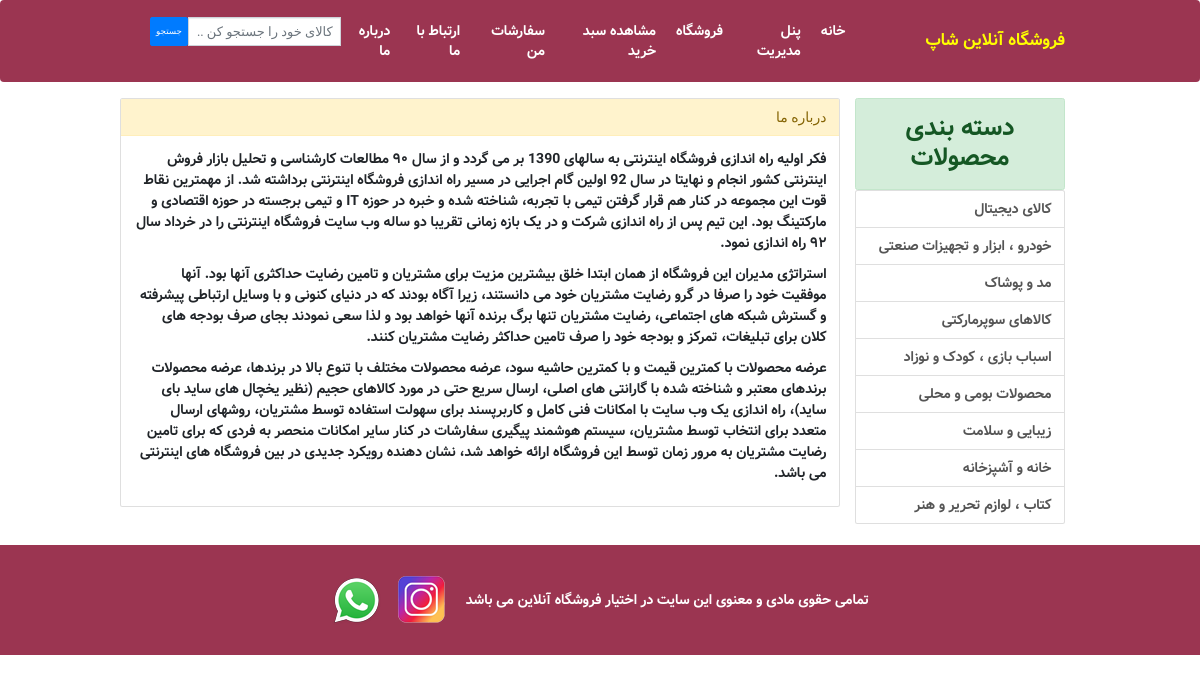
Page /about.php on the committed database.
### tables this page shows
CREATE TABLE `category` (
  `id` int(11) NOT NULL,
  `cat_name` text NOT NULL
);

### about.php (the view, shortened to what this page needs)
<?php
require_once 'connectDB/config.php';
?>
<!DOCTYPE html>
<html lang="en">
<head>
    <link href="css/bootstrap-rtl.css" rel="stylesheet">
    <link href="css/bootstrap.min.css" rel="stylesheet">
    <link href="css/shop-homepage.css" rel="stylesheet">
</head>
<body>
<nav class="navbar navbar-expand-lg navbar-dark bg-dark fixed-top">
    <div class="container">
        <a class="navbar-brand" href="#" style="font-size: 17px;color: yellow">فروشگاه آنلاین شاپ
        </a>
        <div class="collapse navbar-collapse" id="navbarResponsive">
            <ul class="navbar-nav ml-auto">
                <li class="nav-item">
                    <a class="nav-link" href="index.php">خانه</a>
                </li>
                <li class="nav-item">
                    <a class="nav-link" href="Admin/index.php">پنل مدیریت</a>
                </li>
                <li class="nav-item">
                    <a class="nav-link" href="index.php">فروشگاه</a>
                </li>
                <li class="nav-item">
                    <a class="nav-link" href="cart.php">مشاهده سبد خرید</a>
                </li>
                <li class="nav-item">
                    <a class="nav-link" href="myOrders.php">سفارشات من</a>
                </li>
                <li class="nav-item">
                    <a class="nav-link" href="contact.php">ارتباط با ما</a>
                </li>
                <li class="nav-item">
                    <a class="nav-link" href="about.php">درباره ما</a>
                </li>
                <li>
                    <form action="index.php" method="get">
                        <div class="input-group" style="margin-top: 11px">
                            <input type="text" name="search" class="form-control"
                                   placeholder="کالای خود را جستجو کن ...">
                            <button name="btnSearch" class="btn btn-primary btn-sm">جستجو</button>
                        </div>
                    </form>
                </li>
            </ul>
        </div>
    </div>
</nav>
<br>
<div class="container">
    <br>
    <div class="row">
        <div class="col-lg-3">
            <div class="card alert-success"><h1 class="my-4 text-center"> دسته بندی محصولات</h1></div>
            <div class="list-group">
                <?php
                $catQuery = mysqli_query($connection, "Select * From category");
                while ($catRow = mysqli_fetch_array($catQuery)):
                    ?><a href="index.php?cat=<?php echo $catRow['id'] ?>"
                         class="list-group-item"><?php echo $catRow['cat_name'] ?></a>
                <?php endwhile; ?>
            </div>
        </div>
        <div class="col-lg-9">
            <div class="row">
                <div class="card">
                    <div class="card-header alert-warning">درباره ما</div>
                    <div class="card-body">
                        <p>
                        فکر اولیه راه اندازی فروشگاه اینترنتی به سالهای 1390 بر می گردد و از سال ۹۰ مطالعات کارشناسی و تحلیل بازار فروش اینترنتی کشور انجام و نهایتا در سال 92 اولین گام اجرایی در مسیر راه اندازی فروشگاه اینترنتی برداشته شد. از مهمترین نقاط قوت این مجموعه در کنار هم قرار گرفتن تیمی با تجربه، شناخته شده و خبره در حوزه IT و تیمی برجسته در حوزه اقتصادی و مارکتینگ بود. این تیم پس از راه اندازی شرکت و در یک بازه زمانی تقریبا دو ساله وب سایت فروشگاه اینترنتی را در خرداد سال ۹۲ راه اندازی نمود.
                        </p>
                        <p>
                        استراتژی مدیران این فروشگاه از همان ابتدا خلق بیشترین مزیت برای مشتریان و تامین رضایت حداکثری آنها بود. آنها موفقیت خود را صرفا در گرو رضایت مشتریان خود می دانستند، زیرا آگاه بودند که در دنیای کنونی و با وسایل ارتباطی پیشرفته و گسترش شبکه های اجتماعی، رضایت مشتریان تنها برگ برنده آنها خواهد بود و لذا سعی نمودند بجای صرف بودجه های کلان برای تبلیغات، تمرکز و بودجه خود را صرف تامین حداکثر رضایت مشتریان کنند.
                        </p>
                        <p>
                        عرضه محصولات با کمترین قیمت و با کمترین حاشیه سود، عرضه محصولات مختلف با تنوع بالا در برندها، عرضه محصولات برندهای معتبر و شناخته شده با گارانتی های اصلی، ارسال سریع حتی در مورد کالاهای حجیم (نظیر یخچال های ساید بای ساید)، راه اندازی یک وب سایت با امکانات فنی کامل و کاربرپسند برای سهولت استفاده توسط مشتریان، روشهای ارسال متعدد برای انتخاب توسط مشتریان، سیستم هوشمند پیگیری سفارشات در کنار سایر امکانات منحصر به فردی که برای تامین رضایت مشتریان به مرور زمان توسط این فروشگاه ارائه خواهد شد، نشان دهنده رویکرد جدیدی در بین فروشگاه های اینترنتی می باشد.
                        </p>
                    </div>
                </div>
            </div>
        </div>
    </div>
</div>
<br>
<footer class="py-5 bg-dark">
    <div class="container">
        <p class="m-0 text-center text-white">تمامی حقوی مادی و معنوی این سایت در اختیار فروشگاه آنلاین می باشد
            &nbsp;&nbsp;&nbsp;
            <a href="https://instagram.com/onlineshop_golestan?utm_medium=copy_link" target="_blank"><img src="images/instagram.png"></a>
            <a href="https://api.whatsapp.com/send?phone=989905122127&text=%D8%B3%D9%84%D8%A7%D9%85" target="_blank"><img src="images/whatsapp.png"></a>
        </p>
    </div>
</footer>
</body>
</html>

### css/shop-homepage.css (style rules this page uses)
body { padding-top: 56px; overflow-x: hidden; }

### rows in the picture
category: cat_name "کالای دیجیتال"
category: cat_name "خودرو ، ابزار و تجهیزات صنعتی"
category: cat_name "مد و پوشاک"
category: cat_name "کالاهای سوپرمارکتی"
category: cat_name "اسباب بازی ، کودک و نوزاد"
category: cat_name "محصولات بومی و محلی"
category: cat_name "زیبایی و سلامت"
category: cat_name "خانه و آشپزخانه"
category: cat_name "کتاب ، لوازم تحریر و هنر"
